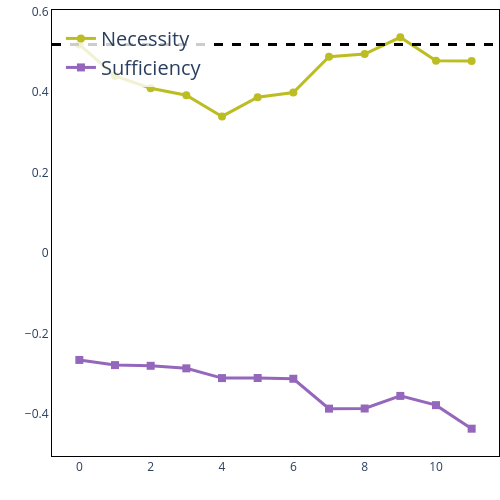

This figure's notebook cell:
### Code cell
pu.plot_ablation(s_clean_logit_diff, absolute_necessity_score, absolute_sufficiency_score, image_dir / s_dataset.type.value / "correctness_of_circuit_top15abs.png")

### Figure 1 — Plotly figure (JSON) as saved in the notebook; plotly's stock layout.template omitted (floating-point values rounded to 4 significant figures)
{"data": [{"line": {"color": "#bcbd22", "width": 3}, "marker": {"size": 8, "symbol": "circle"}, "mode": "lines+markers", "name": "Necessity", "type": "scatter", "x": [0, 1, 2, 3, 4, 5, 6, 7, 8, 9, 10, 11], "y": [0.5186, 0.4403, 0.4098, 0.3923, 0.3395, 0.3874, 0.3989, 0.4878, 0.4947, 0.5363, 0.4782, 0.4771, 0.5136, 0.5131, 0.5054, 0.5628]}, {"line": {"color": "#9467bd", "width": 3}, "marker": {"size": 8, "symbol": "square"}, "mode": "lines+markers", "name": "Sufficiency", "type": "scatter", "x": [0, 1, 2, 3, 4, 5, 6, 7, 8, 9, 10, 11], "y": [-0.2661, -0.279, -0.2807, -0.2871, -0.3113, -0.3111, -0.313, -0.3873, -0.3869, -0.3556, -0.3786, -0.4372, -0.4165, -0.4243, -0.4131, -0.3998]}], "layout": {"height": 500, "legend": {"bgcolor": "rgba(255, 255, 255, 0.8)", "font": {"size": 20}, "x": 0.02, "y": 0.98}, "margin": {"b": 10, "l": 0, "r": 0, "t": 10}, "plot_bgcolor": "white", "shapes": [{"line": {"color": "#000000", "dash": "dash", "width": 3}, "type": "line", "x0": 0, "x1": 1, "xref": "x domain", "y0": 0.5186, "y1": 0.5186, "yref": "y"}], "title": {"text": ""}, "width": 500, "xaxis": {"linecolor": "black", "linewidth": 1, "mirror": true, "showline": true, "showticklabels": true, "title": {"text": ""}}, "yaxis": {"linecolor": "black", "linewidth": 1, "mirror": true, "showline": true, "showticklabels": true, "title": {"text": ""}}}}
